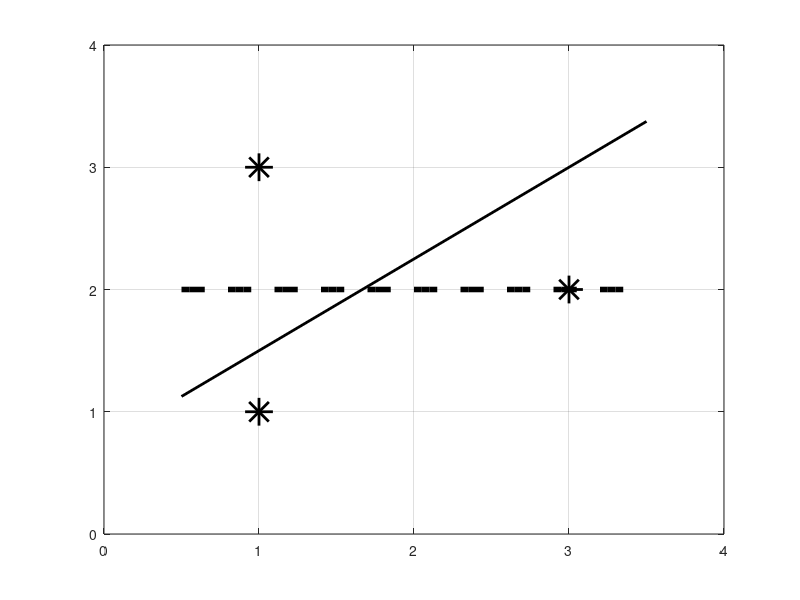

Reproduce this figure in MATLAB.
clear
clc
a=0;b=4;
x=[ 1 1 3]
y=[ 1 3 2]
%g1
xp=a+0.5:0.05:b-0.5;
for i=1:length(xp) yp(i)=y(3); end
%g2
x2=[0.5   3.5];
y2=[1.125 3.375];

plot(x,y,'*k','markersize',20,'LineWidth',2,xp,yp,'--k','LineWidth',4,x2,y2,'-k','LineWidth',2)
xlim([a b])
ylim([a b])
grid on
%grid minor